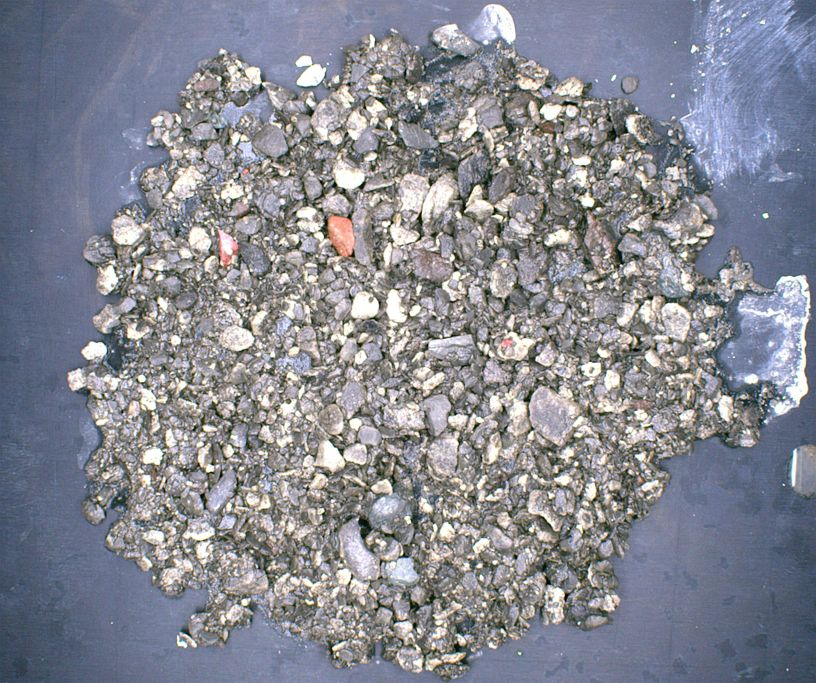
#> input picture data/1/350.jpg, 2448 x 2048 px (shown at 1/3 size); its folder holds only this picture in this run
$ python -i allmethods.py   (imports and definitions only)
#> lines starting #> are read from the running program, lines starting #| are printed output that depends on the picture; after the words box and inside, x2 and y2 are one past the last pixel; in counts of white or black regions, pixels touching at a corner belong together
#> further down, picture is the input picture: shape (2048, 2448, 3); mean B, G, R 145.5, 136.3, 134
"""
 @Time    : 2021/4/20 16:55
 @Author  : Monlter
 @FileName: allmethods.py
 @Software: PyCharm
"""
import matplotlib.pyplot as plt
from scipy import ndimage as ndi
from skimage import morphology, color, data, filters,segmentation
import numpy as np
import cv2
import time


drawing = False
mode = False


# [56 lines left out: functions cv_show, iterThresh, threshSegImg, delete_contours, extract_oil, calculate_oleaginousness, not called in this run]


class GrabCut:
    # [47 lines left out: functions __init__, re_max_area, not called in this run]

def delet_contours(contours, delete_list):
    delta = 0
    for i in range(len(delete_list)):
        # print("i= ", i)
        del contours[delete_list[i] - delta]
        delta = delta + 1
    return contours

# 鼠标的回调函数
# [45 lines left out: function mouse_event2, not called in this run]


def watershed(img):
    image = cv2.cvtColor(img, cv2.COLOR_BGR2GRAY)
    denoised = filters.rank.median(image, morphology.disk(3))  # 过滤噪声

    # 将梯度值低于12的作为开始标记点
    markers = filters.rank.gradient(denoised, morphology.disk(6)) < 12
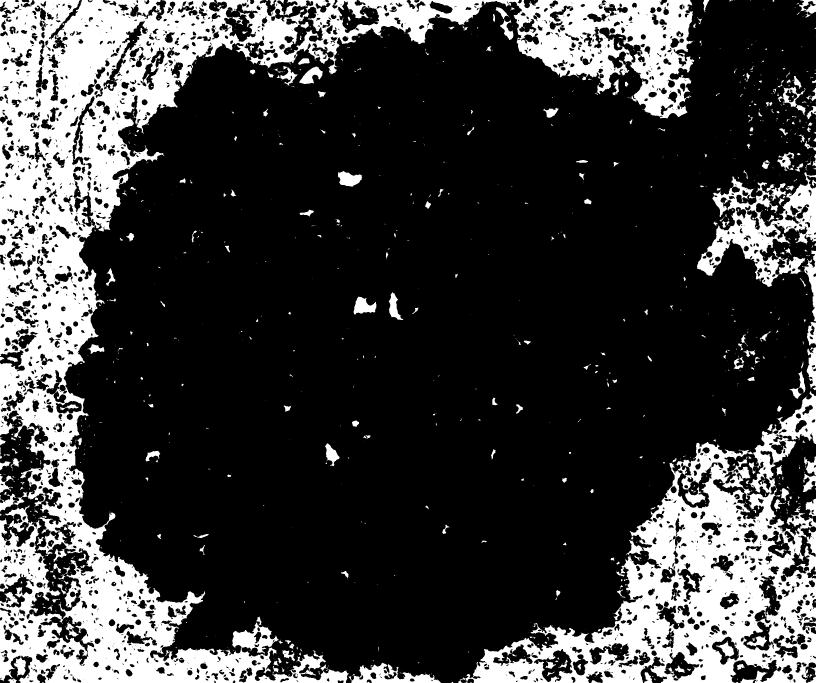
#> markers: shape (2048, 2448) bool (shown at 1/3 size); 23.5% white; 1313 white regions (945 under 20 px), largest, box (x1, y1, x2, y2) and area: (0, 0, 2083, 2048) 764805, (1396, 1173, 2448, 2048) 289132, (2091, 517, 2448, 861) 43699
    markers = ndi.label(markers)[0]
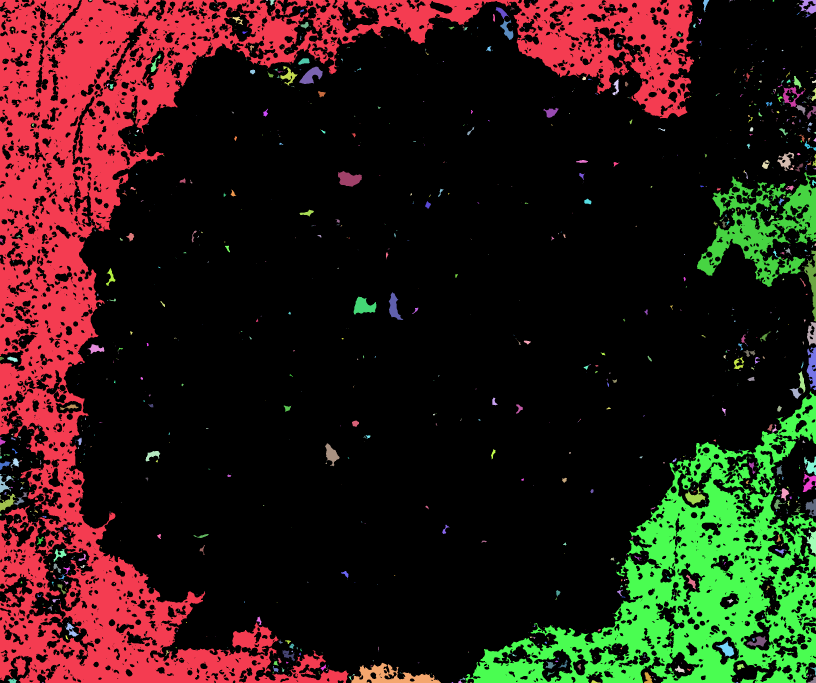
#> markers: shape (2048, 2448) int32 (shown at 1/3 size); 2203 distinct labels, from 0 to 2202; one colour per label, 0 black

    gradient = filters.rank.gradient(denoised, morphology.disk(5))  # 计算梯度

    labels = segmentation.watershed(gradient, markers, mask=image)  # 基于梯度的分水岭算法
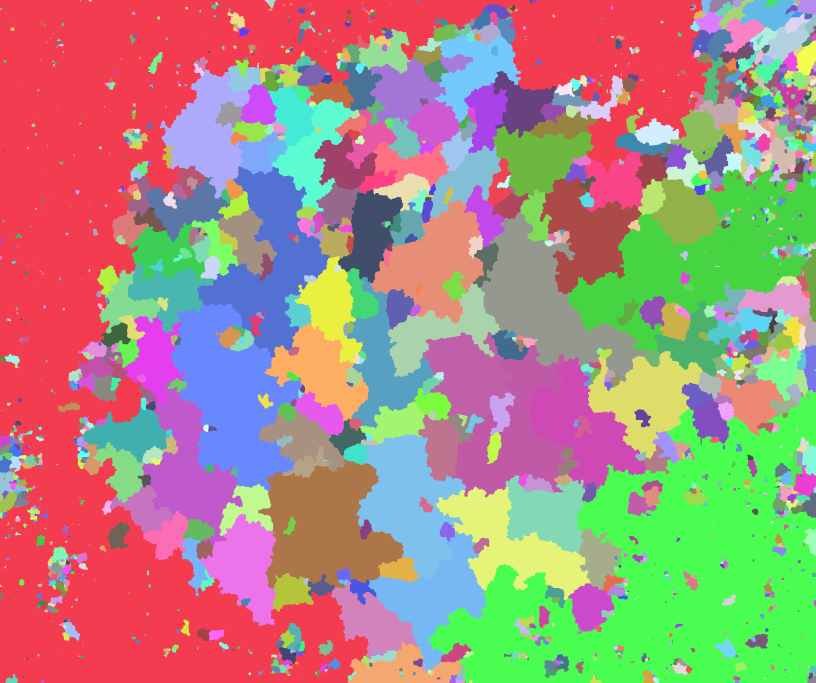
#> labels: shape (2048, 2448) int32 (shown at 1/3 size); 2203 distinct labels, from 0 to 2202; one colour per label, 0 black

    labels = labels.astype(np.uint8)
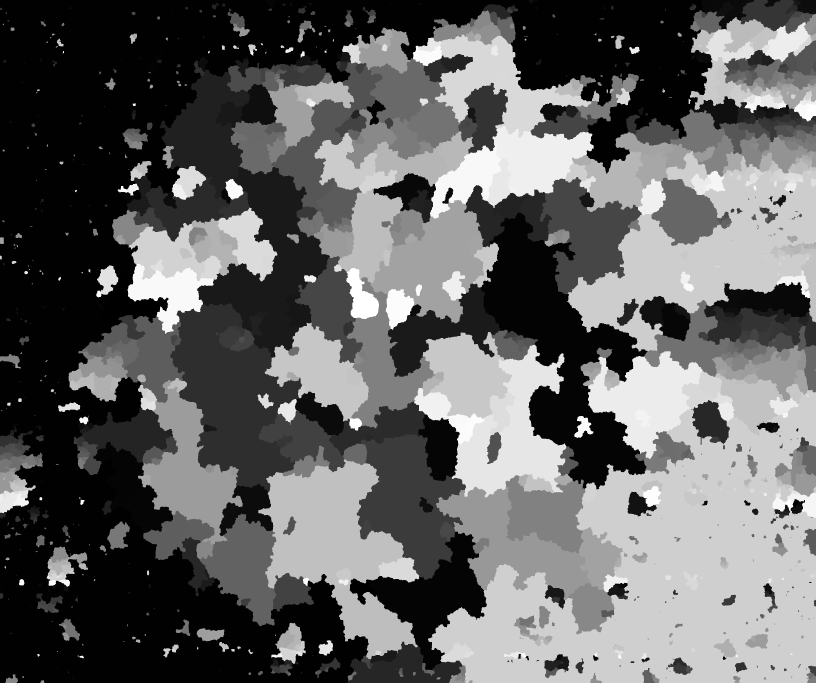
#> labels: shape (2048, 2448) (shown at 1/3 size); min 0, max 255, mean 99.8
    ret, thresh = cv2.threshold(labels, 20, 225, cv2.THRESH_BINARY)
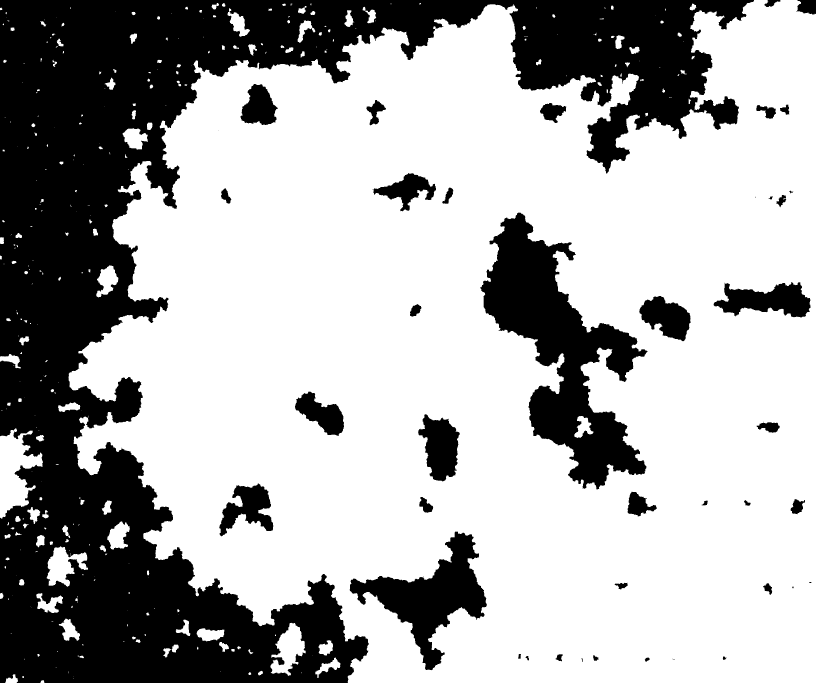
#> thresh: shape (2048, 2448) (shown at 1/3 size); values 0 (black) and 225 (white), 67.3% white; 42 black regions (5 under 20 px)
    contours, hierarchy = cv2.findContours(thresh, cv2.RETR_TREE, cv2.CHAIN_APPROX_NONE)
#> contours = 364 contours, 177 with area under 20; largest, box (x1, y1, x2, y2) and area: (205, 0, 2448, 2048) 3610258, (1439, 637, 1944, 1469) 164835, (1048, 1594, 1462, 2012) 60026, (2140, 846, 2433, 954) 18844, (0, 1285, 129, 1557) 18343

    # hierarchy[i]: [Next，Previous，First_Child，Parent]
    # 要求没有父级轮廓
    delete_list = []
    c, row, col = hierarchy.shape
#> c = 1; row = 364; col = 4
    for i in range(row):
        if hierarchy[0, i, 2] > 0 or hierarchy[0, i, 3] > 0:  # 有父轮廓或子轮廓
            pass
        else:
            delete_list.append(i)
#> after the loop, delete_list = 322 values from 0 to 321

    # 根据列表序号删除不符合要求的轮廓
    contours = delet_contours(contours, delete_list)
#> after the loop in delet_contours, `for i in range(len(delete_list)):`: delta = 322
#> contours = 42 contours, 4 with area under 20; largest, box (x1, y1, x2, y2) and area: (205, 0, 2448, 2048) 3610258, (1439, 637, 1944, 1469) 164835, (1048, 1594, 1462, 2012) 60026, (2140, 846, 2433, 954) 18844, (1253, 1242, 1381, 1445) 16398
    temp = np.ones(thresh.shape, dtype=np.uint8) * 255
    result = cv2.drawContours(temp, contours, -1, (0, 0, 0), 2)
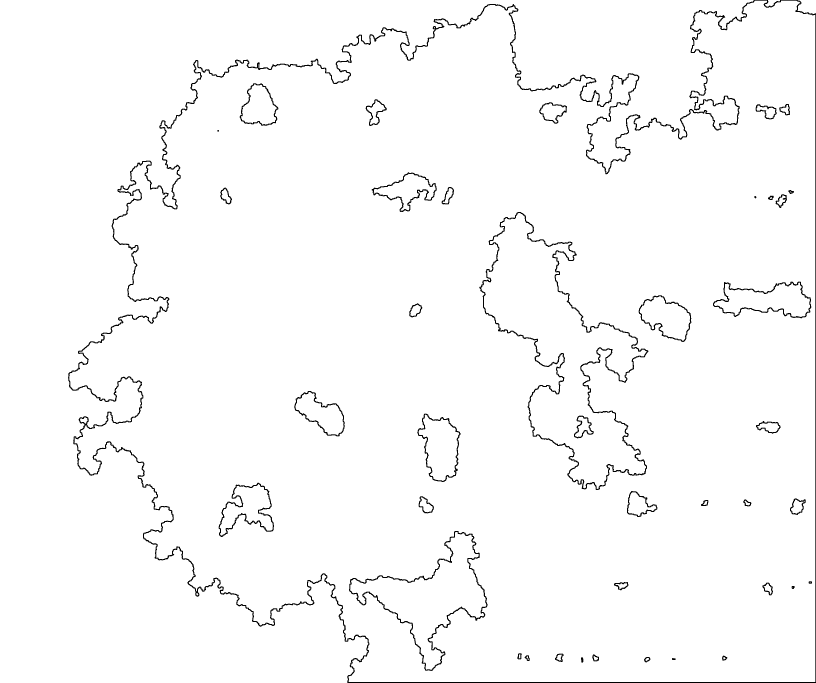
#> result: shape (2048, 2448) (shown at 1/3 size); 98.1% white; 41 black regions, largest, box (x1, y1, x2, y2) and area: (204, 0, 2448, 2048) 49177, (1438, 636, 1945, 1470) 14324, (1047, 1593, 1463, 2013) 6756
    area = []

    # 找到最大的轮廓
    for k in range(len(contours)):
        area.append(cv2.contourArea(contours[k]))
#> this loop made 42 passes
#> after the loop, area = 42 values, max 3610258 at index 0, min 2 at index 36, mean 94001.3
    max_idx = np.argmax(np.array(area))
#> max_idx = 0

    # 填充最大的轮廓
    mask = cv2.drawContours(result, contours, max_idx, 0, cv2.FILLED)
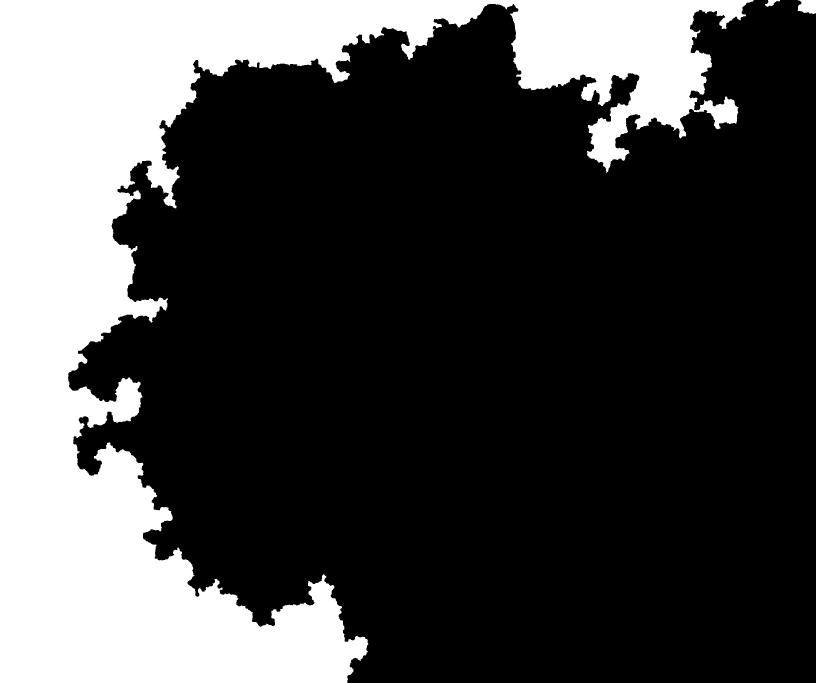
#> mask: shape (2048, 2448) (shown at 1/3 size); 27.5% white; 3 white regions, box (x1, y1, x2, y2) and area: (0, 0, 2261, 2048) 1378215, (2392, 0, 2448, 43) 1931, (2295, 0, 2340, 20) 454
    out_mask = np.ones(mask.shape, dtype=np.uint8) * 255
    out_mask[mask == 255] = 0
    return out_mask


# [55 lines left out: functions thresh_grabcut, mouse_grabcut, not called in this run]

>>> import cv2
>>> picture = cv2.imread('../data/1/350.jpg')
>>> result = watershed(picture)
